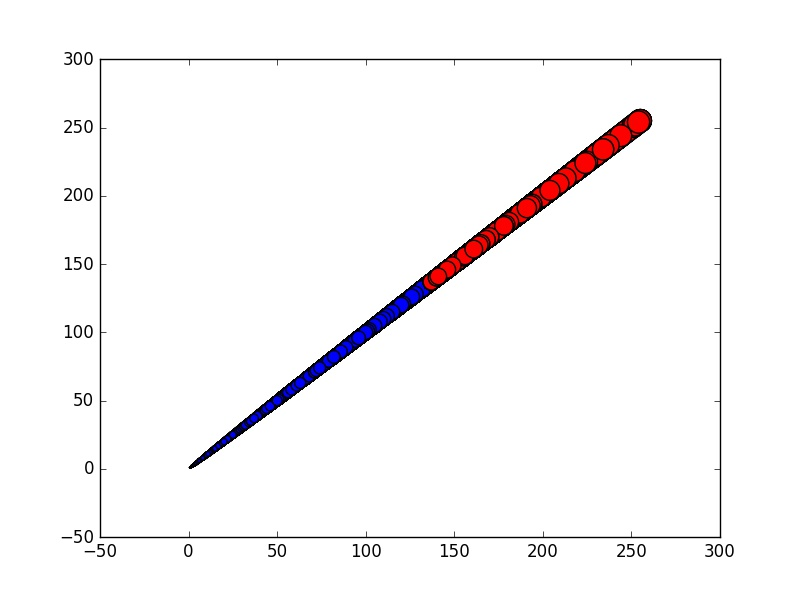

This figure's Python source:
# -*- coding: utf-8 -*-
"""
Spyder Editor
Author : Rohit khambad
"""
import os
import os.path
import numpy as np
import cv2
from matplotlib import pyplot as plt


def dir_list_fn(dir_path):
    dir_ls = []
    cnt = 0
    dir_ls = os.listdir(dir_path)
    for file in dir_ls:
        cnt+=1
    return dir_ls
    
    
def img_arr_fn():
    dr_fl=dir_list_fn("E:\\bigdata\\project\\ml_mars\\")
    join_img=[[]]
    for fl in dr_fl:
        img_arr = cv2.imread("E:\\bigdata\\project\\ml_mars\\"+fl)
        #img_flt = img_arr.flatten('F')
        #join_img = np.vstack(img_flt)
        join_img = np.vstack(img_arr)
        
    return join_img

result=img_arr_fn()
Z = np.float32(result)
criteria = (cv2.TERM_CRITERIA_EPS, 10,0)
ret,label,center=cv2.kmeans(Z,2,criteria,10,0)
print np.shape(result)
A = Z[label.ravel()==0]
B = Z[label.ravel()==1]
plt.scatter(A[:,0],A[:,1],A[:,2])
plt.scatter(B[:,0],B[:,1],B[:,2],c = 'r')
plt.show()
